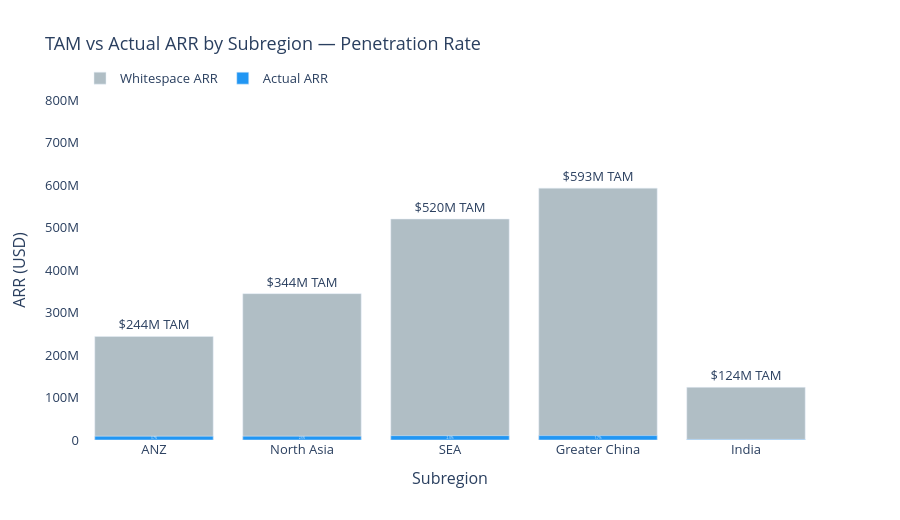

Notebook code for this chart:
### Markdown cell above
## 3. Penetration Rate Chart

### Code cell
subregions = penetration["subregion"].tolist()
max_val = penetration["tam_arr"].max()

fig = go.Figure()

fig.add_trace(go.Bar(
    name="Whitespace ARR",
    x=subregions,
    y=penetration["tam_arr"],
    marker_color="#B0BEC5",
    text=[f"${v/1e6:.0f}M TAM" for v in penetration["tam_arr"]],
    textposition="outside"
))

fig.add_trace(go.Bar(
    name="Actual ARR",
    x=subregions,
    y=penetration["actual_arr"],
    marker_color="#2196F3",
    text=[f"{v:.1f}%" for v in penetration["penetration_pct"]],
    textposition="inside",
    textfont=dict(color="white", size=12)
))

fig.update_layout(
    title="TAM vs Actual ARR by Subregion — Penetration Rate",
    barmode="overlay",
    xaxis_title="Subregion",
    yaxis_title="ARR (USD)",
    yaxis=dict(range=[0, max_val * 1.35]),
    height=520,
    font=dict(size=13),
    legend=dict(orientation="h", yanchor="bottom", y=1.02),
    plot_bgcolor="white",
    paper_bgcolor="white"
)

fig.show()

os.makedirs("../outputs", exist_ok=True)
fig.write_image("../outputs/03_penetration_rate.png", width=900, height=520, scale=2)
print("Saved: ../outputs/03_penetration_rate.png")

### Figure 1 — Plotly figure (JSON) as saved in the notebook; plotly's stock layout.template omitted (floating-point values rounded to 4 significant figures)
{"data": [{"marker": {"color": "#B0BEC5"}, "name": "Whitespace ARR", "text": ["$244M TAM", "$344M TAM", "$520M TAM", "$593M TAM", "$124M TAM"], "textposition": "outside", "type": "bar", "x": ["ANZ", "North Asia", "SEA", "Greater China", "India"], "y": [243700000.0, 344400000.0, 520100000.0, 592700000.0, 124000000.0]}, {"marker": {"color": "#2196F3"}, "name": "Actual ARR", "text": ["3.7%", "2.6%", "2.0%", "1.7%", "1.2%"], "textfont": {"color": "white", "size": 12}, "textposition": "inside", "type": "bar", "x": ["ANZ", "North Asia", "SEA", "Greater China", "India"], "y": [8937000.0, 9010000.0, 10240000.0, 10350000.0, 1441000.0]}], "layout": {"barmode": "overlay", "font": {"size": 13}, "height": 520, "legend": {"orientation": "h", "y": 1.02, "yanchor": "bottom"}, "paper_bgcolor": "white", "plot_bgcolor": "white", "title": {"text": "TAM vs Actual ARR by Subregion — Penetration Rate"}, "xaxis": {"title": {"text": "Subregion"}}, "yaxis": {"range": [0, 800121105], "title": {"text": "ARR (USD)"}}}}
